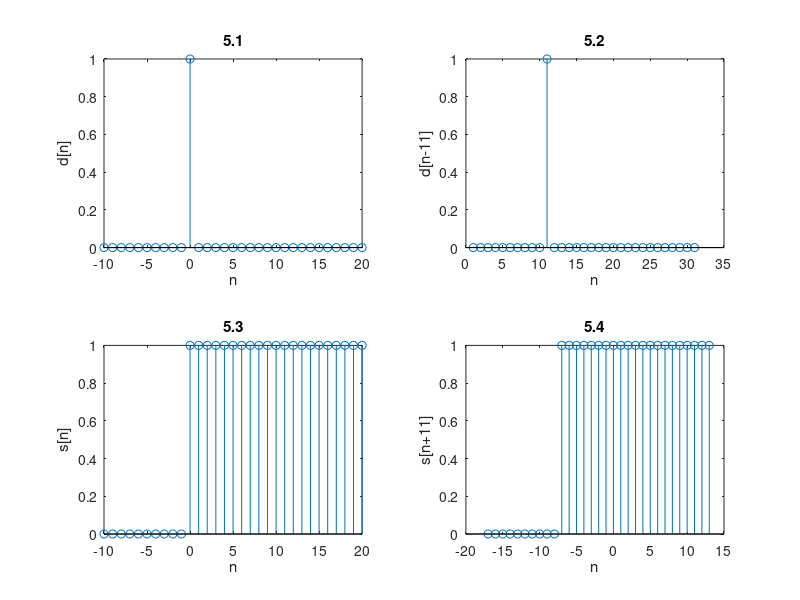

Reproduce this figure in MATLAB. (Note: this script raises an error after producing the figure.)
x=-10:1:20;
impulse = x==0;
subplot(2,2,1)
stem(x,impulse);
title('5.1');
ylabel('d[n]');
xlabel('n');

subplot(2,2,2)
stem(x+11,impulse);
title('5.2');
ylabel('d[n-11]');
xlabel('n');

unitstep = x>=0;
subplot(2,2,3)
stem(x,unitstep);
title('5.3');
ylabel('s[n]');
xlabel('n');


subplot(2,2,4)
stem(x-7,unitstep);
title('5.4');
ylabel('s[n+11]');
xlabel('n');

suptitle('Question 5');
